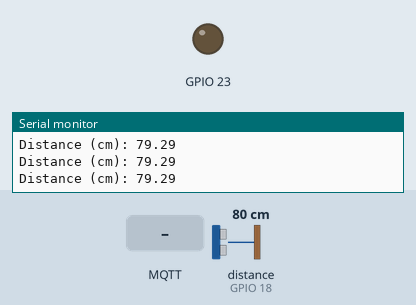
This sketch was run on a simulated ESP32. Shown: output pins drawn as LEDs (lit = HIGH), the last lines printed to the serial monitor. Wiring (inferred from the names in the program): ultrasonic range finder: trigger GPIO 5; echo GPIO 18. Inputs (shaded band) come from the test bench; at power-on: distance to the obstacle (sensor on GPIO 18) 80 cm. The echo pulse lasts 58.3 µs per cm; WiFi joins after 1.5 s; servers stay silent unless stated; no MQTT or app messages arrive unless stated; pins used as bus, display or sensor lines are not drawn.

Above: at 2.7 s.
2.8 s: MQTT message "1" arrives on the first subscribed topic
At 3.5 s:
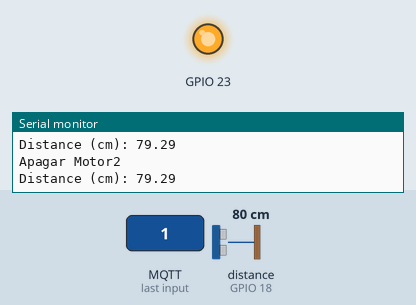
4.5 s: distance to the obstacle (sensor on GPIO 18) set to 11 cm
6.0 s: distance to the obstacle (sensor on GPIO 18) set to 8 cm
8.0 s: MQTT message "0" arrives on the first subscribed topic
At 8.8 s:
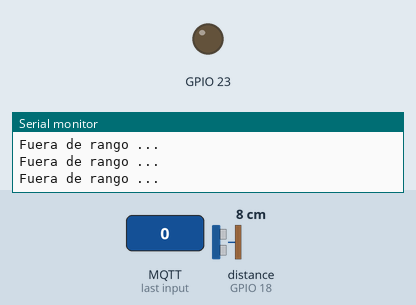
9.5 s: MQTT message "1" arrives on the second subscribed topic
At 10.6 s:
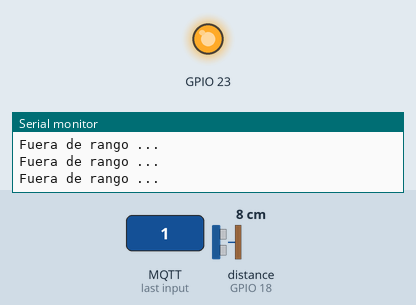
Timing chart, 0 to 12.0 s (numbered marks = the images above; inputs shaded):
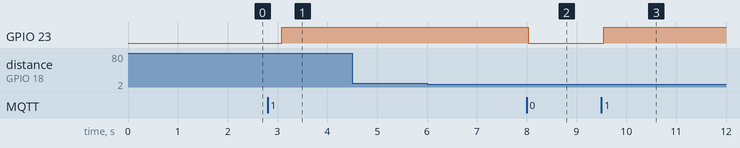

Measured:
- after the input at 2.8 s, GPIO 23: LOW → HIGH after 0.28 s
- after the input at 8.0 s, GPIO 23: HIGH → LOW at once
- after the input at 9.5 s, GPIO 23: LOW → HIGH after 0.05 s

The sketch:

Firmware.ino
```cpp
#include <WiFi.h>  //Libreria para conexion wifi
#include <PubSubClient.h> // Libreria para mqtt

// ------   Establezco parametros para sensor ultrasonico
const int trigPin = 5;
const int echoPin = 18;
#define SOUND_SPEED 0.034 // velocidad sonido en cm/uS
long duration;
float distanceCm;
char bufferd1[5];
//------------------------------------------------------


// ---------- Establezo parametros wifi ---------------
const char* ssid = "tecnica";
const char* password = "tecnica2022";
WiFiClient espClient;
// ----------------------------------------------------

//-------Establezco  Parametros MQTT ------------------
const char *mqtt_server = "siot.infovd.com.ar";
const int mqtt_port = 1883;
const char *mqtt_user = "usuario";
const char *mqtt_pass = "contraseña";
const char* topico1 = "planta/nivela1";
const char* topico2 = "planta/nivela2";
const char* topico3 = "planta/sensor1";
PubSubClient client(espClient);
//-----------------------------------------------------

long lastMsg = 0;
char msg[25];
String mg1="";

void setup_wifi(){  // Funcion para conectarnos al WIFI --------
  delay(10);
  // Nos conectamos a nuestra red Wifi
  Serial.println();
  Serial.print("Conectando a ");
  Serial.println(ssid);

  WiFi.begin(ssid, password);

  while (WiFi.status() != WL_CONNECTED) {
    delay(500);
    Serial.print(".");
  }

  Serial.println("");
  Serial.println("Conectado a red WiFi!");
  Serial.println("Dirección IP: ");
  Serial.println(WiFi.localIP());
}
// -----------------------------------------------------------
//-------------- Funcion callback para mqtt----------------
void callback(char* topic, byte* payload, unsigned int length){
  String incoming = "";

  Serial.println("");
  for (int i = 0; i < length; i++) {
    incoming += (char)payload[i];
  }
  incoming.trim();

  int orden = String(incoming).toInt();

  switch (orden) {

       case 0 : Serial.println("Apagar Motor1");
                digitalWrite (23, LOW);
       break;
       case 1 : Serial.println("Apagar Motor2");
                digitalWrite (23, HIGH);

       break;

  }

}
//------------------------------------------------------------
//---------------- Funcion para restablecer coneccion MQTT -----
void reconnect() {

  while (!client.connected()) {
    Serial.print("Intentando conexión Mqtt...");
    // Creamos un cliente ID
    String clientId = "esp32_planta1";

    // Intentamos conectar
    if (client.connect(clientId.c_str(),mqtt_user,mqtt_pass)) {
      Serial.println("Conectado!");
      // Nos suscribimos a los topicos
       client.subscribe("planta/nivela1");
       client.subscribe("planta/nivela2");
       client.subscribe("planta/sensor1");

    } else {
      Serial.print("falló :( con error -> ");
      Serial.print(client.state());
      Serial.println(" Intentamos de nuevo en 5 segundos");

      delay(5000);
    }
  }
}
//--------------------------------------------------------------


void setup() {
  setup_wifi();
  pinMode(trigPin, OUTPUT); // Seteo pin Trigger Sensor ultrasonico
  pinMode(echoPin, INPUT); // Seteo pin Echo Sensor ultrasonico
  pinMode(23, OUTPUT);
  client.setServer(mqtt_server, mqtt_port);
  client.setCallback(callback);
  Serial.begin(115200);
}

void loop() {

    if (!client.connected()) {
       reconnect();
    }
    client.loop();

    // Activo y envio mediciones de sensor ultrasonico-------------------

    digitalWrite(trigPin, LOW); // inicializo en 0 el trigger
    delayMicroseconds(2);

    digitalWrite(trigPin, HIGH); // Seteo en 1 el estado, por 10 microsegundos
    delayMicroseconds(10);
    digitalWrite(trigPin, LOW);

    duration = pulseIn(echoPin, HIGH); // Lee el echo Pin, devuelve el tiempo de viaje de la onda de sonido en microsegundos

    distanceCm = duration * SOUND_SPEED/2; // Calculo la distancia

    dtostrf(distanceCm,0, 2, bufferd1);
    if (distanceCm > 9 && distanceCm <= 100) { // Defino 9 cm como rango minimo y 100 cm como rango maximo de alcanze
       Serial.print("Distance (cm): ");
       Serial.println(distanceCm);

       client.publish(topico3,bufferd1); // Publico distancia a topico
       delay(400);
     } else {
          Serial.println("Fuera de rango ...");

       }

    // -------------------------------------------------------------------

    delay(100);


}
```
